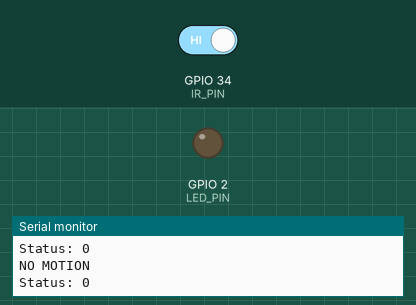
The sketch below on a simulated ESP32. On the bench: output pins drawn as LEDs (lit = HIGH), the last lines printed to the serial monitor. Inputs (shaded band) come from the test bench; at power-on: GPIO 34 (IR_PIN) HIGH.

Above: at 1.2 s.
1.3 s: GPIO 34 (IR_PIN) driven LOW
At 2.0 s:
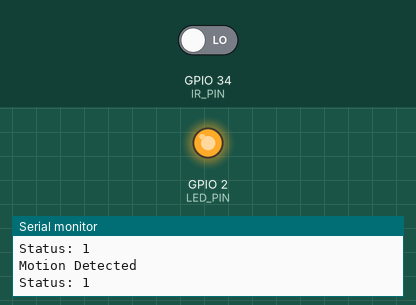
2.8 s: GPIO 34 (IR_PIN) driven HIGH
At 3.3 s:
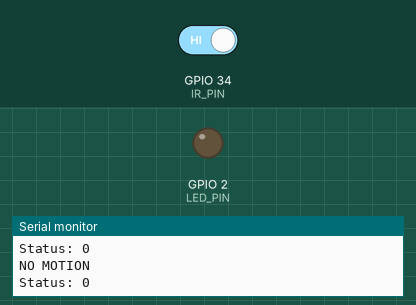
Timing chart, 0 to 5.8 s (numbered marks = the images above; inputs shaded):
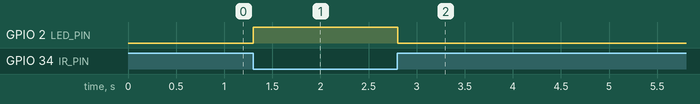

Measured:
- after the input at 1.3 s, GPIO 2 (LED_PIN): LOW → HIGH at once
- after the input at 2.8 s, GPIO 2 (LED_PIN): HIGH → LOW at once

The sketch:

IR_Sensor.ino
```cpp
#define IR_PIN 34
#define LED_PIN 2

void setup() {
  Serial.begin(115200);
  Serial.println("IR Sensor");
  pinMode(LED_PIN, OUTPUT);
  pinMode(IR_PIN, INPUT);
}

void loop() {
  int status = 0;
  int sensorStatus = digitalRead(IR_PIN);
  if (sensorStatus == 0) {
    digitalWrite(LED_PIN, 1);
    status = 1;
    Serial.println("Motion Detected");
    Serial.print("Status: ");
    Serial.println(status);

  }
  else {
    digitalWrite(LED_PIN, 0);
    status = 0;
    Serial.println("NO MOTION");
    Serial.print("Status: ");
    Serial.println(status);
  }

  delay(100);
}
```
